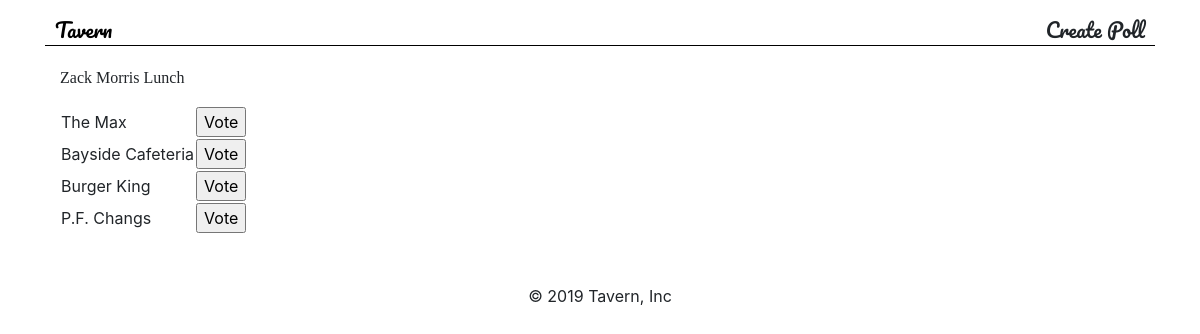
/1/, run on the app's committed database.
### tavern/models.py (models this page shows, shortened)
class Lunch(models.Model):
    nickname = models.CharField(max_length=100, default='')
    user = models.CharField(max_length=100, default='')
    date = models.DateField(max_length=100, default=datetime.date.today)

class Location(models.Model):
    lunch = models.ForeignKey('tavern.Lunch', on_delete=models.CASCADE, null=True)
    restaurant_suggestions = models.CharField(max_length=100, null=True)
    votes = models.IntegerField(default=0)

### tavern/views.py (the view)
# urls.py: path('<int:pk>/', views.DetailView.as_view(), name='detail'),
class DetailView(TemplateView):
    template_name = 'detail.html'
    def get_context_data(self, **kwargs):
        lunch_pk = self.kwargs.get('pk')
        lunch = Lunch.objects.get(pk=lunch_pk)
        locations = Location.objects.filter(lunch__pk=lunch_pk)
        context = {
            'locations': locations,
            'lunch': lunch
        }
        return context

### tavern/templates/detail.html (shortened to what this page needs)
{% extends 'base.html' %}
{% block content %}
   <p class="lunch-name"> {{ lunch.nickname }}</p>
<table>
    {% for location in locations %}
     <tr>
        <td class="lunch-suggestions">{{ location.restaurant_suggestions }}</td>
         <td>
             <form action="{% url 'tavern:vote' lunch.id %}" method="post">
                 <input type="submit" name="submit_button" value="Vote">
             </form>
         </td>
     </tr>
    {% endfor %}
</table>
{% endblock %}

### tavern/static/css/styles.css (style rules this page uses)
body .lunch-name { margin-top: 20px; font-family: Playfair Display sans-serif; }

### data on the page
Lunch: nickname "Zack Morris Lunch"
Location: restaurant_suggestions "The Max"
Location: restaurant_suggestions "Bayside Cafeteria"
Location: restaurant_suggestions "Burger King"
Location: restaurant_suggestions "P.F. Changs"
